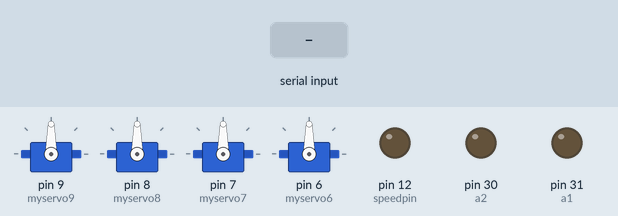
This sketch was run on a simulated Arduino Mega 2560, built with avr-gcc and run on an emulated ATmega2560. On the bench: 4 × servo, output pins drawn as LEDs (lit = HIGH). The test bench sets the inputs (shaded band). What the sketch prints to the serial monitor is not drawn.

Above: at 1.2 s.
1.3 s: "2" received over the second serial link
At 2.5 s:
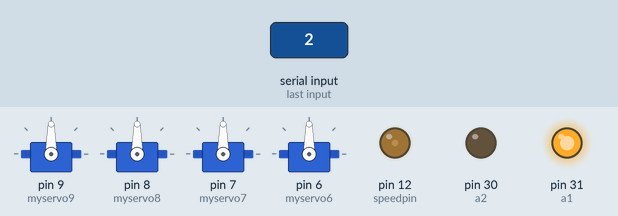
2.8 s: "5" received over the second serial link
At 3.8 s:
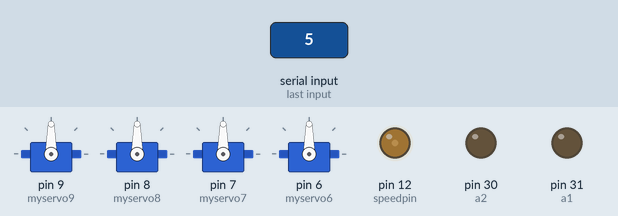
4.3 s: "0" received over the second serial link
At 6.7 s:
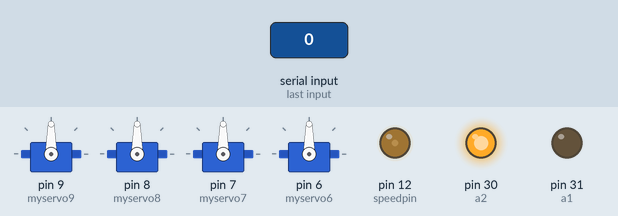
Timing chart, 0 to 8.2 s (numbered marks = the images above; inputs shaded):
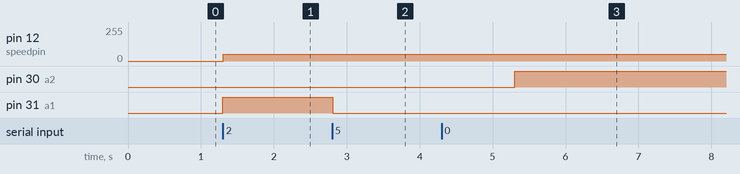

The sketch:

servo.ino
```cpp
#include <Servo.h>

Servo myservo6;  // 定义Servo对象来控制
Servo myservo7;  // 定义Servo对象来控制
Servo myservo8;  // 定义Servo对象来控制
Servo myservo9;  // 定义Servo对象来控制
int pos6 = 90;    // 角度存储变量
int pos7 = 90;    // 角度存储变量
int pos8 = 90;    // 角度存储变量
int pos9 = 90;    // 角度存储变量
int a1=31;
int a2=30;
int speedpin=12;
int Speed=50;
int serialData;
void setup() {
  Serial.begin(9600);//波特率
  Serial1.begin(9600);//波特率
  myservo9.attach(9);  // 控制线连接数字9
  myservo8.attach(8);  // 控制线连接数字9
  myservo7.attach(7);  // 控制线连接数字9
  myservo6.attach(6);  // 控制线连接数字9
  pinMode(30, OUTPUT);
  pinMode(31, OUTPUT);
  pinMode(12, OUTPUT);
  Serial.print("启动");
}

void loop() {
  if( Serial1.available()>0 ){

    serialData =  Serial1.read();

    if (serialData == '2' ) {  //接收到点亮LED指令
        digitalWrite(a1,HIGH);
        digitalWrite(a2,LOW);
        normal();
        accelerate();
    }
    if (serialData == '4' ) {  //接收到点亮LED指令
        lift();
    }
    if (serialData == '6' ) {  //接收到点亮LED指令
        right();
    }
    if (serialData == '8' ) {  //接收到点亮LED指令
        normal();
        slow();
    }
    if (serialData == '1' ) {  //接收到点亮LED指令
        up();
    }
    if (serialData == '7' ) {  //接收到点亮LED指令
        down();
    }
    if (serialData == '5' ) {  //接收到点亮LED指令
        normal();
        Stop();
    }
    if (serialData == '0' ) {  //接收到点亮LED指令
        Stop();delay(1000);
        digitalWrite(a1,LOW);
        digitalWrite(a2,HIGH);
        analogWrite(speedpin,Speed);
    }
  }
}
void normal(){
      pos6=90;pos7=90;pos8=90;pos9=90;
      myservo6.write(pos6);              // 舵机角度写入
      delay(2);                       // 等待转动到指定角度
      myservo7.write(pos7);              // 舵机角度写入
      delay(2);                       // 等待转动到指定角度
      myservo8.write(pos8);              // 舵机角度写入
      delay(2);                       // 等待转动到指定角度
      myservo9.write(pos9);              // 舵机角度写入
      delay(2);
  }
void lift(){
      pos8++;pos9--;
      if(pos8>178){pos8=178;}
      if(pos9<1){pos9=1;}
      myservo8.write(pos8);              // 舵机角度写入
      delay(2);
      myservo9.write(pos9);              // 舵机角度写入
      delay(20);
  }
void right(){
      pos9++;pos8--;
      if(pos9>178){pos9=178;}
      if(pos8<1){pos8=1;}
      myservo8.write(pos8);              // 舵机角度写入
      delay(2);
      myservo9.write(pos9);              // 舵机角度写入
      delay(20);
  }
void up(){
      pos6--;pos7++;
      if(pos6<1){pos6=1;}
      if(pos7>179){pos7=179;}
      myservo6.write(pos6);              // 舵机角度写入
      delay(2);
      myservo7.write(pos7);              // 舵机角度写入
      delay(20);
  }
void down(){
      pos6++;pos7--;
      if(pos6>178){pos6=178;}
      if(pos7<1){pos7=1;}
      myservo6.write(pos6);              // 舵机角度写入
      delay(2);
      myservo7.write(pos7);              // 舵机角度写入
      delay(20);
  }
void accelerate(){
  analogWrite(speedpin,Speed);
  Speed++;
  delay(20);
  }
void slow(){
  analogWrite(speedpin,Speed);
  Speed--;
  delay(20);
  }
void Stop(){
  digitalWrite(a1,LOW);
  digitalWrite(a2,LOW);
  }
```

Measured:
- after the input at 1.3 s, pin 12 (speedpin): 0/255 → 50/255 at once; pin 31 (a1): LOW → HIGH at once
- after the input at 2.8 s, pin 31 (a1): HIGH → LOW at once
- after the input at 4.3 s, pin 12 (speedpin): 50/255 → 51/255 after 1.0 s; pin 30 (a2): LOW → HIGH after 1.0 s
